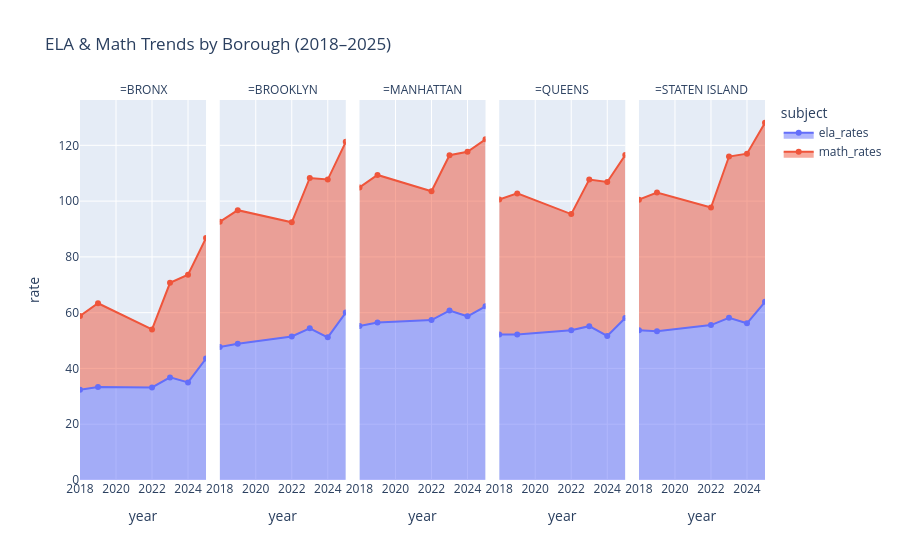

The notebook cell saved with this chart:
### Code cell
#Graphing merged ELA and Math rates based on borough and year
rate_year_fig = px.area(
    long_year,
    x="year",
    y="rate",
    color="subject",
    facet_col="borough",
    labels={"borough": ""},
    title="ELA & Math Trends by Borough (2018–2025)",
    markers=True
)

rate_year_fig.show()
rate_year_fig.write_html("ela_math_year.html")

### Figure 1 — Plotly figure (JSON) as saved in the notebook; plotly's stock layout.template omitted (floating-point values rounded to 4 significant figures)
{"data": [{"fillpattern": {"shape": ""}, "hovertemplate": "subject=ela_rates<br>=BRONX<br>year=%{x}<br>rate=%{y}<extra></extra>", "legendgroup": "ela_rates", "line": {"color": "#636efa"}, "marker": {"symbol": "circle"}, "mode": "lines+markers", "name": "ela_rates", "orientation": "v", "showlegend": true, "stackgroup": "1", "type": "scatter", "x": [2018, 2019, 2022, 2023, 2024, 2025], "xaxis": "x", "y": [32.36, 33.39, 33.17, 36.79, 34.97, 43.56], "yaxis": "y"}, {"fillpattern": {"shape": ""}, "hovertemplate": "subject=ela_rates<br>=BROOKLYN<br>year=%{x}<br>rate=%{y}<extra></extra>", "legendgroup": "ela_rates", "line": {"color": "#636efa"}, "marker": {"symbol": "circle"}, "mode": "lines+markers", "name": "ela_rates", "orientation": "v", "showlegend": false, "stackgroup": "1", "type": "scatter", "x": [2018, 2019, 2022, 2023, 2024, 2025], "xaxis": "x2", "y": [47.73, 48.83, 51.44, 54.4, 51.14, 60.04], "yaxis": "y2"}, {"fillpattern": {"shape": ""}, "hovertemplate": "subject=ela_rates<br>=MANHATTAN<br>year=%{x}<br>rate=%{y}<extra></extra>", "legendgroup": "ela_rates", "line": {"color": "#636efa"}, "marker": {"symbol": "circle"}, "mode": "lines+markers", "name": "ela_rates", "orientation": "v", "showlegend": false, "stackgroup": "1", "type": "scatter", "x": [2018, 2019, 2022, 2023, 2024, 2025], "xaxis": "x3", "y": [55.21, 56.49, 57.34, 60.77, 58.7, 62.29], "yaxis": "y3"}, {"fillpattern": {"shape": ""}, "hovertemplate": "subject=ela_rates<br>=QUEENS<br>year=%{x}<br>rate=%{y}<extra></extra>", "legendgroup": "ela_rates", "line": {"color": "#636efa"}, "marker": {"symbol": "circle"}, "mode": "lines+markers", "name": "ela_rates", "orientation": "v", "showlegend": false, "stackgroup": "1", "type": "scatter", "x": [2018, 2019, 2022, 2023, 2024, 2025], "xaxis": "x4", "y": [52.2, 52.17, 53.69, 55.16, 51.67, 58.09], "yaxis": "y4"}, {"fillpattern": {"shape": ""}, "hovertemplate": "subject=ela_rates<br>=STATEN ISLAND<br>year=%{x}<br>rate=%{y}<extra></extra>", "legendgroup": "ela_rates", "line": {"color": "#636efa"}, "marker": {"symbol": "circle"}, "mode": "lines+markers", "name": "ela_rates", "orientation": "v", "showlegend": false, "stackgroup": "1", "type": "scatter", "x": [2018, 2019, 2022, 2023, 2024, 2025], "xaxis": "x5", "y": [53.69, 53.37, 55.54, 58.19, 56.2, 63.87], "yaxis": "y5"}, {"fillpattern": {"shape": ""}, "hovertemplate": "subject=math_rates<br>=BRONX<br>year=%{x}<br>rate=%{y}<extra></extra>", "legendgroup": "math_rates", "line": {"color": "#EF553B"}, "marker": {"symbol": "circle"}, "mode": "lines+markers", "name": "math_rates", "orientation": "v", "showlegend": true, "stackgroup": "1", "type": "scatter", "x": [2018, 2019, 2022, 2023, 2024, 2025], "xaxis": "x", "y": [26.43, 30.0, 20.8, 33.91, 38.61, 43.24], "yaxis": "y"}, {"fillpattern": {"shape": ""}, "hovertemplate": "subject=math_rates<br>=BROOKLYN<br>year=%{x}<br>rate=%{y}<extra></extra>", "legendgroup": "math_rates", "line": {"color": "#EF553B"}, "marker": {"symbol": "circle"}, "mode": "lines+markers", "name": "math_rates", "orientation": "v", "showlegend": false, "stackgroup": "1", "type": "scatter", "x": [2018, 2019, 2022, 2023, 2024, 2025], "xaxis": "x2", "y": [44.84, 47.93, 40.94, 53.9, 56.59, 61.2], "yaxis": "y2"}, {"fillpattern": {"shape": ""}, "hovertemplate": "subject=math_rates<br>=MANHATTAN<br>year=%{x}<br>rate=%{y}<extra></extra>", "legendgroup": "math_rates", "line": {"color": "#EF553B"}, "marker": {"symbol": "circle"}, "mode": "lines+markers", "name": "math_rates", "orientation": "v", "showlegend": false, "stackgroup": "1", "type": "scatter", "x": [2018, 2019, 2022, 2023, 2024, 2025], "xaxis": "x3", "y": [49.7, 52.9, 46.17, 55.69, 58.97, 59.89], "yaxis": "y3"}, {"fillpattern": {"shape": ""}, "hovertemplate": "subject=math_rates<br>=QUEENS<br>year=%{x}<br>rate=%{y}<extra></extra>", "legendgroup": "math_rates", "line": {"color": "#EF553B"}, "marker": {"symbol": "circle"}, "mode": "lines+markers", "name": "math_rates", "orientation": "v", "showlegend": false, "stackgroup": "1", "type": "scatter", "x": [2018, 2019, 2022, 2023, 2024, 2025], "xaxis": "x4", "y": [48.34, 50.6, 41.66, 52.6, 55.17, 58.46], "yaxis": "y4"}, {"fillpattern": {"shape": ""}, "hovertemplate": "subject=math_rates<br>=STATEN ISLAND<br>year=%{x}<br>rate=%{y}<extra></extra>", "legendgroup": "math_rates", "line": {"color": "#EF553B"}, "marker": {"symbol": "circle"}, "mode": "lines+markers", "name": "math_rates", "orientation": "v", "showlegend": false, "stackgroup": "1", "type": "scatter", "x": [2018, 2019, 2022, 2023, 2024, 2025], "xaxis": "x5", "y": [46.83, 49.7, 42.17, 57.8, 60.83, 64.23], "yaxis": "y5"}], "layout": {"annotations": [{"font": {}, "showarrow": false, "text": "=BRONX", "x": 0.092, "xanchor": "center", "xref": "paper", "y": 1, "yanchor": "bottom", "yref": "paper"}, {"font": {}, "showarrow": false, "text": "=BROOKLYN", "x": 0.296, "xanchor": "center", "xref": "paper", "y": 1, "yanchor": "bottom", "yref": "paper"}, {"font": {}, "showarrow": false, "text": "=MANHATTAN", "x": 0.5, "xanchor": "center", "xref": "paper", "y": 1, "yanchor": "bottom", "yref": "paper"}, {"font": {}, "showarrow": false, "text": "=QUEENS", "x": 0.704, "xanchor": "center", "xref": "paper", "y": 1, "yanchor": "bottom", "yref": "paper"}, {"font": {}, "showarrow": false, "text": "=STATEN ISLAND", "x": 0.908, "xanchor": "center", "xref": "paper", "y": 1, "yanchor": "bottom", "yref": "paper"}], "autosize": true, "legend": {"title": {"text": "subject"}, "tracegroupgap": 0}, "title": {"text": "ELA & Math Trends by Borough (2018–2025)"}, "xaxis": {"anchor": "y", "autorange": true, "domain": [0, 0.184], "range": [2018, 2025], "title": {"text": "year"}, "type": "linear"}, "xaxis2": {"anchor": "y2", "autorange": true, "domain": [0.204, 0.388], "matches": "x", "range": [2018, 2025], "title": {"text": "year"}, "type": "linear"}, "xaxis3": {"anchor": "y3", "autorange": true, "domain": [0.408, 0.592], "matches": "x", "range": [2018, 2025], "title": {"text": "year"}, "type": "linear"}, "xaxis4": {"anchor": "y4", "autorange": true, "domain": [0.612, 0.796], "matches": "x", "range": [2018, 2025], "title": {"text": "year"}, "type": "linear"}, "xaxis5": {"anchor": "y5", "autorange": true, "domain": [0.816, 1], "matches": "x", "range": [2018, 2025], "title": {"text": "year"}, "type": "linear"}, "yaxis": {"anchor": "x", "autorange": true, "domain": [0, 1], "range": [0, 137.9], "title": {"text": "rate"}, "type": "linear"}, "yaxis2": {"anchor": "x2", "autorange": true, "domain": [0, 1], "matches": "y", "range": [0, 137.9], "showticklabels": false, "type": "linear"}, "yaxis3": {"anchor": "x3", "autorange": true, "domain": [0, 1], "matches": "y", "range": [0, 137.9], "showticklabels": false, "type": "linear"}, "yaxis4": {"anchor": "x4", "autorange": true, "domain": [0, 1], "matches": "y", "range": [0, 137.9], "showticklabels": false, "type": "linear"}, "yaxis5": {"anchor": "x5", "autorange": true, "domain": [0, 1], "matches": "y", "range": [0, 137.9], "showticklabels": false, "type": "linear"}}}
